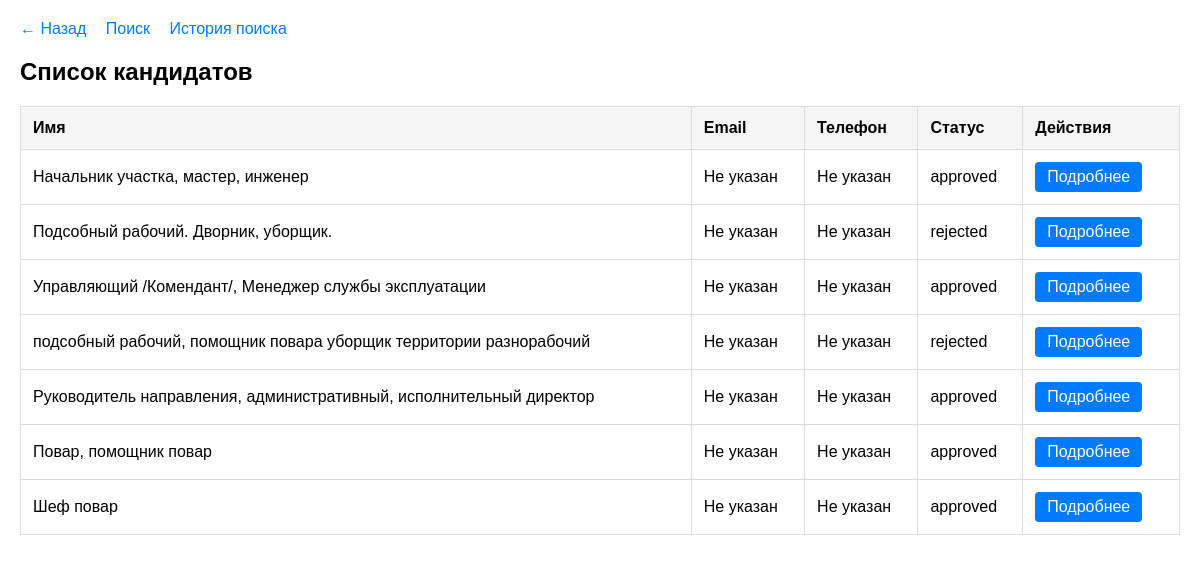
The page /candidates (signed in) on the database its author committed.
### models.py (models this page shows)
class Candidate(Base):
    __tablename__ = "candidates"
    id = Column(Integer, primary_key=True, index=True)
    name = Column(String)
    email = Column(String)
    phone = Column(String)
    resume_text = Column(Text)
    status = Column(String, default="new")
    notes = Column(Text)
    test_results = Column(Text, nullable=True)
    video_interview_notes = Column(Text, nullable=True)
    created_at = Column(DateTime, default=datetime.utcnow)
    updated_at = Column(DateTime, default=datetime.utcnow, onupdate=datetime.utcnow)
    user_id = Column(Integer, ForeignKey("users.id"))
    user = relationship("User", back_populates="candidates")
    status_update_date = Column(DateTime, default=datetime.utcnow, onupdate=datetime.utcnow)
    search_history_id = Column(Integer, ForeignKey("search_history.id"), nullable=True)
    search_history = relationship("SearchHistory")

### routers/candidates.py (the view)
@router.get("", response_class=HTMLResponse)
def list_candidates(request: Request, db: Session = Depends(get_db), current_user: models.User = Depends(get_current_user)):
    update_user_activity(db, current_user)
    candidates = db.query(models.Candidate).filter(models.Candidate.user_id == current_user.id).all()
    return templates.TemplateResponse("candidates.html", {"request": request, "candidates": candidates})

### templates/candidates.html (shortened to what this page needs)
<!DOCTYPE html>
<html>
<head>
</head>
<body>
  <div class="nav-links">
    <a href="/dashboard">← Назад</a>
    <a href="/search">Поиск</a>
    <a href="/history">История поиска</a>
  </div>
  <h2>Список кандидатов</h2>
  <table>
    <tr>
      <th>Имя</th>
      <th>Email</th>
      <th>Телефон</th>
      <th>Статус</th>
      <th>Действия</th>
    </tr>
    {% for candidate in candidates %}
    <tr>
      <td>{{ candidate.name }}</td>
      <td>{{ candidate.email or 'Не указан' }}</td>
      <td>{{ candidate.phone or 'Не указан' }}</td>
      <td>{{ candidate.status }}</td>
      <td>
        <a href="/candidates/{{ candidate.id }}" class="action-button">Подробнее</a>
      </td>
    </tr>
    {% endfor %}
  </table>
</body>
</html>

### templates/candidates.html (style rules this page uses)
body { font-family: Arial, sans-serif; max-width: 1200px; margin: 0 auto; padding: 20px; }
.nav-links { margin-bottom: 20px; }
.nav-links a { margin-right: 15px; text-decoration: none; color: #007bff; }
table { width: 100%; border-collapse: collapse; margin-top: 20px; }
th, td { padding: 12px; text-align: left; border: 1px solid #ddd; }
th { background-color: #f5f5f5; }
.action-button { display: inline-block; padding: 6px 12px; background: #007bff; color: white; text-decoration: none; border-radius: 4px; margin-right: 5px; }

### rows shown on the page
Candidate: name "Начальник участка, мастер, инженер", email "Не указан", phone "Не указан", status "approved"
Candidate: name "Подсобный рабочий. Дворник, уборщик.", email "Не указан", phone "Не указан", status "rejected"
Candidate: name "Управляющий /Комендант/, Менеджер службы эксплуатации", email "Не указан", phone "Не указан", status "approved"
Candidate: name "подсобный рабочий, помощник повара уборщик территории разнорабочий", email "Не указан", phone "Не указан", status "rejected"
Candidate: name "Руководитель направления, административный, исполнительный директор", email "Не указан", phone "Не указан", status "approved"
Candidate: name "Повар, помощник повар", email "Не указан", phone "Не указан", status "approved"
Candidate: name "Шеф повар", email "Не указан", phone "Не указан", status "approved"
